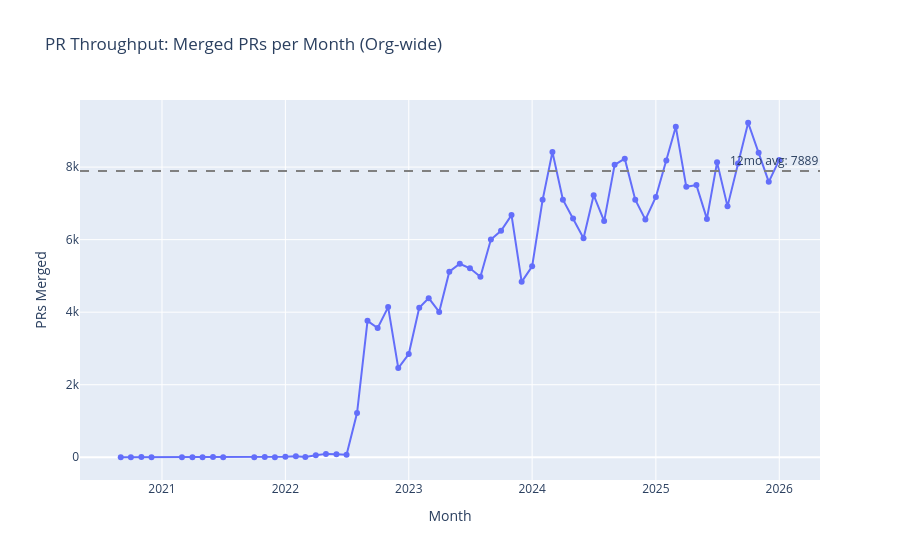

The cell this chart's notebook holds for it:
### Code cell
# Visualize raw throughput
fig = px.line(df_monthly, x='month', y='prs_merged',
              title='PR Throughput: Merged PRs per Month (Org-wide)',
              markers=True)
fig.update_layout(yaxis_title='PRs Merged', xaxis_title='Month')

# Add 12-month average line (more meaningful than all-time given sparse early data)
recent_12mo = df_monthly[df_monthly['month_dt'] >= df_monthly['month_dt'].max() - pd.DateOffset(months=12)]
avg_prs_12mo = recent_12mo['prs_merged'].mean()
fig.add_hline(y=avg_prs_12mo, line_dash="dash", line_color="gray", 
              annotation_text=f"12mo avg: {avg_prs_12mo:.0f}")

fig.show()

print(f"\nBaseline (last 12 months): {avg_prs_12mo:.0f} PRs merged per month")

### Figure 1 — Plotly figure (JSON) as saved in the notebook; plotly's stock layout.template omitted (floating-point values rounded to 4 significant figures)
{"data": [{"hovertemplate": "month=%{x}<br>prs_merged=%{y}<extra></extra>", "legendgroup": "", "line": {"color": "#636efa", "dash": "solid"}, "marker": {"symbol": "circle"}, "mode": "lines+markers", "name": "", "orientation": "v", "showlegend": false, "type": "scatter", "x": ["2020-09-01", "2020-10-01", "2020-11-01", "2020-12-01", "2021-03-01", "2021-04-01", "2021-05-01", "2021-06-01", "2021-07-01", "2021-10-01", "2021-11-01", "2021-12-01", "2022-01-01", "2022-02-01", "2022-03-01", "2022-04-01", "2022-05-01", "2022-06-01", "2022-07-01", "2022-08-01", "2022-09-01", "2022-10-01", "2022-11-01", "2022-12-01", "2023-01-01", "2023-02-01", "2023-03-01", "2023-04-01", "2023-05-01", "2023-06-01", "2023-07-01", "2023-08-01", "2023-09-01", "2023-10-01", "2023-11-01", "2023-12-01", "2024-01-01", "2024-02-01", "2024-03-01", "2024-04-01", "2024-05-01", "2024-06-01", "2024-07-01", "2024-08-01", "2024-09-01", "2024-10-01", "2024-11-01", "2024-12-01", "2025-01-01", "2025-02-01", "2025-03-01", "2025-04-01", "2025-05-01", "2025-06-01", "2025-07-01", "2025-08-01", "2025-09-01", "2025-10-01", "2025-11-01", "2025-12-01", "2026-01-01"], "xaxis": "x", "y": [1, 1, 5, 3, 2, 1, 4, 5, 3, 2, 10, 4, 12, 29, 8, 57, 94, 86, 68, 1221, 3761, 3562, 4140, 2458, 2845, 4123, 4387, 4006, 5117, 5336, 5209, 4977, 6005, 6245, 6676, 4837, 5265, 7097, 8416, 7101, 6585, 6040, 7226, 6511, 8063, 8232, 7099, 6552, 7178, 8183, 9110, 7456, 7503, 6571, 8131, 6917, 8102, 9222, 8392, 7593, 8197], "yaxis": "y"}], "layout": {"annotations": [{"showarrow": false, "text": "12mo avg: 7889", "x": 1, "xanchor": "right", "xref": "x domain", "y": 7889.0, "yanchor": "bottom", "yref": "y"}], "legend": {"tracegroupgap": 0}, "shapes": [{"line": {"color": "gray", "dash": "dash"}, "type": "line", "x0": 0, "x1": 1, "xref": "x domain", "y0": 7889.0, "y1": 7889.0, "yref": "y"}], "title": {"text": "PR Throughput: Merged PRs per Month (Org-wide)"}, "xaxis": {"anchor": "y", "domain": [0, 1], "title": {"text": "Month"}}, "yaxis": {"anchor": "x", "domain": [0, 1], "title": {"text": "PRs Merged"}}}}
